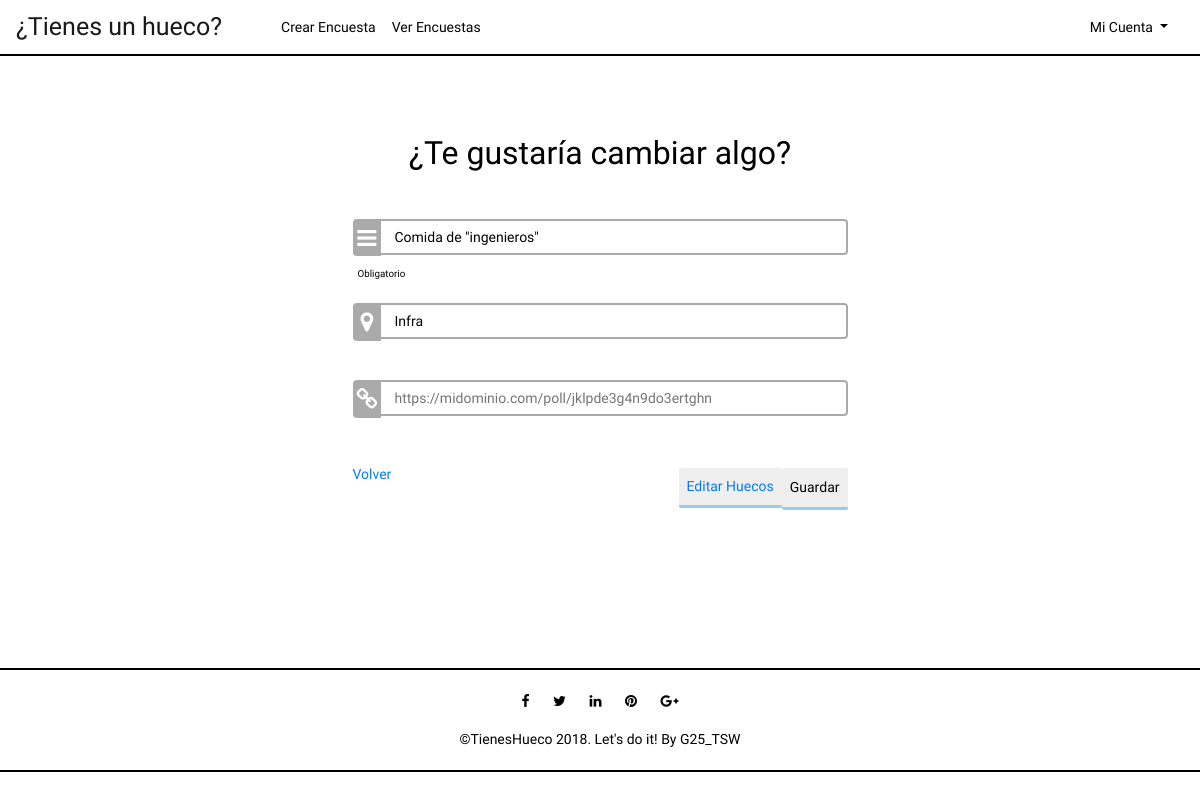
/index.php?controller=polls&action=edit&poll=2 (signed in), run on the app's committed database.
### tables this page shows
CREATE TABLE IF NOT EXISTS POLL(
  id int AUTO_INCREMENT NOT NULL ,
  title varchar(225) NOT NULL,
  ubication varchar(225),
  author varchar(25) NOT NULL,
  link varchar(125) UNIQUE NOT NULL,
  PRIMARY KEY(id),
  FOREIGN KEY (author) REFERENCES USER (username) ON UPDATE CASCADE ON DELETE CASCADE
);

### core/ViewManager.php (called while the page is built, shortened)
<?php
class ViewManager {
	private $variables = array();
	public function setVariable($varname, $value, $flash=false) {
		$this->variables[$varname] = $value;
	}
	public function getVariable($varname, $default=NULL) {
		if (!isset($this->variables[$varname])) {
			return $default;
		}
		return $this->variables[$varname];
	}
	public function render($controller, $viewname) {
		include(__DIR__."/../view/$controller/$viewname.php");
	}
	private static $viewmanager_singleton = NULL;
	public static function getInstance() {
		if (self::$viewmanager_singleton == null) {
			self::$viewmanager_singleton = new ViewManager();
		}
		return self::$viewmanager_singleton;
	}
}

### controller/PollsController.php (called while the page is built, shortened)
<?php
require_once(__DIR__."/../model/Poll.php");
require_once(__DIR__."/../model/PollMapper.php");
require_once(__DIR__."/../core/ViewManager.php");
class PollsController extends BaseController {
	private $pollMapper;
	public function __construct() {
		$this->pollMapper = new PollMapper();
	}
	public function edit() {
		$pollid = $_REQUEST["poll"];
		$poll = $this->pollMapper->findById($pollid);
		$this->view->setVariable("poll", $poll);
		$this->view->render("polls", "edit");
	}
}

### index.php (called while the page is built, shortened)
<?php
function run() {
	try {
		$controller = loadController($_GET["controller"]);
		$actionName = $_GET["action"];
		$controller->$actionName();
	} catch(Exception $ex) {
		die("An exception occured!!!!!".$ex->getMessage());
	}
}
function loadController($controllerName) {
	return new $controllerClassName();
}
run();
?>

### core/I18n.php (called while the page is built, shortened)
<?php
class I18n {
	private $messages;
	public function setLanguage($language) {
		$this->messages = $i18n_messages;
	}
	public function i18n($key) {
		if (isset($this->messages[$key])){
			return $this->messages[$key];
		}else{
			return $key;
		}
	}
	private static $i18n_singleton = null;
	public static function getInstance() {
		if (self::$i18n_singleton == NULL) {
			self::$i18n_singleton = new I18n();
		}
		return self::$i18n_singleton;
	}
}
function i18n($key) {
	return I18n::getInstance()->i18n($key);
}

### model/Poll.php (called while the page is built, shortened)
<?php
class Poll {
	private $id;
	private $title;
	private $ubication;
	private $link;
	public function __construct($id=NULL, $title=NULL, $ubication=NULL, User $author=NULL, $link=NULL) {
		$this->id = $id;
		$this->title = $title;
		$this->ubication = $ubication;
		$this->link = $link;
	}
	public function getId() {
		return $this->id;
	}
	public function getTitle() {
		return $this->title;
	}
	public function getUbication() {
		return $this->ubication;
	}
	public function getLink() {
		return $this->link;
	}
}

### model/PollMapper.php (called while the page is built, shortened)
<?php
require_once(__DIR__."/../core/PDOConnection.php");
require_once(__DIR__."/../model/Poll.php");
class PollMapper {
	private $db;
	public function __construct() {
		$this->db = PDOConnection::getInstance();
	}
	public function findById($pollid){
		$stmt = $this->db->query("SELECT DISTINCT * FROM poll WHERE poll.id = '$pollid'");
		$stmt->execute(array($pollid));
		$poll = $stmt->fetch(PDO::FETCH_ASSOC);
		if($poll != null) {
			return new Poll(
			$poll["id"],
			$poll["title"],
			$poll["ubication"],
			new User($poll["author"]),
			$poll["link"]
		);
		} else {
			return NULL;
		}
	}
	 }

### core/PDOConnection.php (called while the page is built)
<?php
class PDOConnection {
	private static $dbhost = "127.0.0.1";
	private static $dbname = "tsw";
	private static $dbuser = "root";
	private static $dbpass = "";
	private static $db_singleton = null;
	public static function getInstance() {
		if (self::$db_singleton == null) {
			self::$db_singleton = new PDO(
			"mysql:host=".self::$dbhost.";dbname=".self::$dbname.";charset=utf8",
			self::$dbuser,
			self::$dbpass,
			array(
				PDO::ATTR_EMULATE_PREPARES => false,
				PDO::ATTR_ERRMODE => PDO::ERRMODE_EXCEPTION
			)
		);
	}
	return self::$db_singleton;
}
}
?>

### view/polls/edit.php (the view, shortened to what this page needs)
<?php
require_once(__DIR__."/../../core/ViewManager.php");
$view = ViewManager::getInstance();
$poll = $view->getVariable("poll");
$view->setVariable("title", "Add Poll"); ?>
<div class="container">
	<div class="row center-row">
		<div class="col-lg-6 center-block">
			<div id="subtitlePoll">
				<?=htmlentities(i18n("Do you want to change something?"))?>
			</div>
			<div class="col-lg-12 center-block2">
				<form method="POST" action="index.php?controller=polls&action=edit&poll=<?=$poll->getId()?>">
					<div id="requiredInput">
						<div class="inputWithIconLogin inputIconBg">
							<input type="text" name="title" placeholder="<?= i18n("What is the matter about?")?>"  value="<?=htmlentities($poll->getTitle())?>" required>
							<i class="fa fa-reorder fa-lg fa-fw" aria-hidden="true"></i>
						</div>
						<div id=lblBox>
						<?= i18n("Mandatory")?>
						</div>
					</div>
					<div id="optionalInput">
						<div class="inputWithIconLogin inputIconBg">
							<input type="text" name="ubication" placeholder="<?= i18n("Where are you going to celebrate?")?>" value="<?=htmlentities($poll->getUbication())?>">
							<i class="fa fa-map-marker fa-lg fa-fw" aria-hidden="true"></i>
						</div>
					</div>
	                <div id="optionalInput">
                    	<div class="inputWithIconLogin inputIconBg">
                        	<input type="text" placeholder="<?=$poll->getLink()?>" readonly>
                        	<i class="fa fa-link fa-lg fa-fw" aria-hidden="true"></i>
                   		 </div>
					</div>
					<button type="submit" name="submit" class="btn-dark"><?= i18n("Save")?></button>
				</form>
				<div id="subtitle">
					<button type="submit" class="btn btn-dark"><a href="index.php?controller=gaps&action=edit&poll=<?=$poll->getId()?>"><?= i18n("Modify Gap") ?></a></button>
				</div>
				<a href="./index.php?controller=polls&action=index"><?= i18n("Back") ?></a>
			</div>
		</div>
	</div>
</div>

### styles/style.css (style rules this page uses)
body { font-family:'K2D','Open Sans', Arial, sans-serif; font-size:14px; font-weight:300; line-height:1.6em; color:#000; background-color:white; }
.container { margin: auto; }
.center-row { margin-left: auto; margin-right: auto; }
.center-block { float: none; background-color: white; margin-top: 3%; margin-bottom: 10%; margin-left: auto; margin-right: auto; border-radius: 5px; max-width: 80%; }
.center-block2 { margin: auto; margin-top: 5%; margin-bottom: 7%; overflow-x: auto; }
#subtitle { margin: auto; margin-top: 4%; font-size: 32px; text-align: center; margin-bottom: 8%; }
#subtitlePoll { margin: auto; margin-top: 10%; font-size: 32px; text-align: center; }
#requiredInput { margin-top: 4%; }
#lblBox { font-size: 70%; padding-left: 1%; }
#optionalInput { margin-top: 2%; margin-bottom: 5%; }
input[type=text],[type=password] { width:100%; border:2px solid #aaa; border-radius:4px; margin:8px 0; outline:none; padding:8px; box-sizing:border-box; transition:.3s; height: 10%!important; }
.inputWithIconLogin input[type=text],[type=password] { padding-left:40px; }
.inputWithIconLogin { position:relative; }
.inputWithIconLogin i { position:absolute; left:0; top:9px; padding:9px 8px; color:#aaa; transition:.3s; }
.inputWithIconLogin.inputIconBg i { background-color:#aaa; color:#fff; padding:9px 4px; border-radius:4px 0 0 4px; }
.fa-lg { font-size: 1.6em; line-height: 0.84em; }
.btn-dark { margin-top:20px; margin-bottom:10px; margin-right: 0%; padding:8px; font-size:14px; background-color:#eeee; color:#000; border:none; border-bottom:3px solid #19e6; border-radius:2px; float:right; }

### data on the page
poll: title "Comida de \"ingenieros\"", ubication "Infra", link "https://midominio.com/poll/jklpde3g4n9do3ertghn"

### other printed values
i18n("¿Tienes un hueco?") "¿Tienes un hueco?"
i18n("AddPoll") "Crear Encuesta"
i18n("SeeMyPolls") "Ver Encuestas"
i18n("MyAccount") "Mi Cuenta"
i18n("Do you want to change something?") "¿Te gustaría cambiar algo?"
i18n("Mandatory") "Obligatorio"
i18n("Save") "Guardar"
i18n("Modify Gap") "Editar Huecos"
i18n("Back") "Volver"
